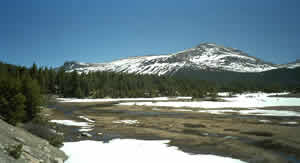
#> input picture 18000.bmp, 300 x 163 px, found by its file name
$ jupyter execute 'Practica_2 (1).ipynb'   (shell and % lines are left out)
#> lines starting #> are read from the running program, lines starting #| are printed output that depends on the picture; after the words box and inside, x2 and y2 are one past the last pixel; in counts of white or black regions, pixels touching at a corner belong together; long printed decimals are rounded
[cell 1]

import cv2
import numpy as np
import matplotlib.pyplot as plt
import imutils

# Funciones

## Extraer puntos

[cell 2]
def Extraer_Puntos(ImgA, ImgB):
    akaze = cv2.AKAZE_create()
    kpts1, desc1 = akaze.detectAndCompute(ImgA, None)
    kpts2, desc2 = akaze.detectAndCompute(ImgB, None)

    matcher = cv2.DescriptorMatcher_create(cv2.DescriptorMatcher_BRUTEFORCE_HAMMING)
    bf = cv2.BFMatcher(cv2.NORM_HAMMING)
    nn_matches = matcher.knnMatch(desc1, desc2, 2)

    good = []
    for m, n in nn_matches:
        if m.distance < 0.1 * n.distance:
            good.append([m])
    #im3 = cv2.drawMatchesKnn(ImgA, kpts1, ImgB, kpts2, good[:600], None, flags=2)
    #cv2.imshow("AKAZE matching", im3)
    #cv2.waitKey(0)

    pointsImgA = np.empty([len(good), 2])
    pointsImgB = np.empty([len(good), 2])

    for i in range(len(good)):
        pointsImgA[i, :] = kpts1[good[i][0].queryIdx].pt
        pointsImgB[i, :] = kpts2[good[i][0].trainIdx].pt

    return pointsImgA[:600], pointsImgB[:600]

## Desplegar imágenes

[cell 3]
def plot_images(*imgs, figsize=(10,5), hide_ticks=False):
    '''Display one or multiple images.'''
    f = plt.figure(figsize=figsize)
    width = np.ceil(np.sqrt(len(imgs))).astype('int')
    height = np.ceil(len(imgs) / width).astype('int')
    for i, img in enumerate(imgs, 1):
        ax = f.add_subplot(height, width, i)
        if hide_ticks:
            ax.axis('off')
        ax.imshow(cv2.cvtColor(img, cv2.COLOR_BGR2RGB))

## Crear Panorama

[cell 4]
def Crear_Figura_Panoramica(ImgA, ImgB, T):
    dim_x = ImgA.shape[0] + ImgB.shape[0]
    dim_y = ImgA.shape[1] + ImgB.shape[1]
    dim = (dim_x, dim_y)

    warped = cv2.warpPerspective(ImgB, T, dim)

    #plot_images(warped)
    comb = warped.copy()

    # combinar las dos imagenes
    comb[0:ImgA.shape[0], 0:ImgA.shape[1]] = ImgA

    # crop (Recortar al tamaño de la imagen de salida)
    gray = cv2.cvtColor(comb, cv2.COLOR_BGR2GRAY)
    thresh = cv2.threshold(gray, 0, 255, cv2.THRESH_BINARY)[1]

    cnts = cv2.findContours(thresh.copy(), cv2.RETR_EXTERNAL, cv2.CHAIN_APPROX_SIMPLE)
    cnts = imutils.grab_contours(cnts)

    c = max(cnts, key=cv2.contourArea)

    (x, y, w, h) = cv2.boundingRect(c)

    comb = comb[y:y + h, x:x + w]
    plot_images(comb)
    plt.show()

## Construir Matriz de transformación

[cell 5]
def Construir_Matriz_Transformacion(x):
    T = np.array([[x[0], x[1], x[2]], [x[3], x[4], x[5]], [x[6], x[7], x[8]]])
    return T

## Cálculo del error

[cell 6]
def Calcular_Errores(pA, ppB):
    ppB = ppB.transpose()
    e = np.sqrt((pA[:, 0] - ppB[:, 0]) ** 2 + (pA[:, 1] - ppB[:, 1]) ** 2)
    return e

## Transformar Puntos

[cell 7]
def Transformar_Puntos(p, T):
    p2 = np.empty([len(p), 2])
    for i in range(len(p)):
        p2[i, :] = p[i]

    P = np.concatenate((p2, np.ones([len(p),1])),1) @ T.transpose()
    pp = np.array([P[:, 0] / P[:, 2], P[:, 1] / P[:, 2]])

    return pp

# Algoritmo

Leer imágenes y extraer puntos de interés

[cell 8]
ImgA = cv2.imread('https://raw.githubusercontent.com/luisbaltazar2020/Seminario-de-IA/main/18000.bmp')
#> ImgA is the input picture: shape (163, 300, 3); mean B, G, R 125.5, 121.1, 101
ImgB = cv2.imread('https://raw.githubusercontent.com/luisbaltazar2020/Seminario-de-IA/main/18001.bmp')
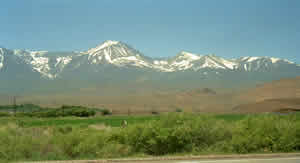
#> input picture 18001.bmp, 300 x 163 px, found by its file name
#> ImgB is the input picture: shape (163, 300, 3); mean B, G, R 119.6, 140.4, 119.1

pA, pB = Extraer_Puntos(ImgA, ImgB)
#> in Extraer_Puntos, `kpts1, desc1 = akaze.detectAndCompute(ImgA, None)`: kpts1 = 139 keypoints; strongest (x, y, size): (134, 66, 8.1), (241, 98, 8.1), (161, 100, 8.1), (213, 98, 5.7)
#> in Extraer_Puntos, `kpts2, desc2 = akaze.detectAndCompute(ImgB, None)`: kpts2 = 40 keypoints; strongest (x, y, size): (230, 64, 8.1), (230, 65, 5.7), (64, 60, 8.1), (66, 60, 5.7)
#> in Extraer_Puntos, `nn_matches = matcher.knnMatch(desc1, desc2, 2)`: nn_matches = 139 matches
#> the loop in Extraer_Puntos, `for m, n in nn_matches:` made 139 passes
#> after the loop in Extraer_Puntos, `for m, n in nn_matches:`: good = []
#> in Extraer_Puntos, `pointsImgA = np.empty([len(good), 2])`: pointsImgA = empty array
#> pA = empty array; pB = empty array

Parámetros

[cell 9]
M = len(pB)
#> M = 0
l = 0.1  # <--- REGULACIÓN

G = 450
N = 78

F = 0.6
CR = 2.1

xl = np.array([-1,-1,-1,-1,-1,-1,-1,-1,-1])
xu = np.array([1,1,1,1,1,1,1,1,1])
D =9

x = np.zeros((D, N))
fitness = np.zeros(N)

fx_plot = np.zeros(G)

Algoritmo de optimización

[cell 10]
for i in range(N):
    x[:, i] = xl + (xu - xl) * np.random.rand(D)

    T = Construir_Matriz_Transformacion(x[:,i])                # <------ Completar argumentos
    ppB = Transformar_Puntos(pB,T)                           # <------ Completar argumentos
    e = Calcular_Errores(pA,ppB)                               # <------ Completar argumentos

    fitness[i] = l * (1/D) * np.sum(x[:,i] ** 2) + np.sum(e)    # <------ Completar fitness
#> after the loop, fitness = 78 values, max 0.0581 at index 49, min 0.00959 at index 48, mean 0.0339

for n in range(G):
    for i in range(N):
        # Mutación

        # Estas dos lineas son de ayuda para seleccionar los vectores r1, r2 y r3 (recordar que deben ser diferentes)
        # necesarios para el cálculo de "v" en Evolución Diferencial
        I = np.random.permutation(N) # Esta línea hace una permutación de N números
        I = np.delete(I, [np.where(I == i)[0][0]]) # Esta linea elimina el elemento i que estemos analizando en esta iteración

        ## ----------- COMPLETAR AQUI ------------------------------------------##
        r1,r2,r3 = I[:3]

        v = x[:,r1]+F*(x[:,r1]-x[:,r2])

        ## ---------------------------------------------------------------------##

        # Recombinación
        u = np.zeros(D)
        k = np.random.randint(D)

        for j in range(D):
            if np.random.rand() <= CR or k == j:
                u[j] = v[j].copy()
            else:
                u[j] = x[j, i].copy()

        # Selección
        T = Construir_Matriz_Transformacion(u)        # <------ Completar argumentos
        ppB = Transformar_Puntos(pB,T)                   # <------ Completar argumentos
        e = Calcular_Errores(pA,ppB)                       # <------ Completar argumentos

        fitness_u = l * (1/D) * np.sum(u ** 2) + np.sum(e)  # <------ Completar fitness

        if fitness_u < fitness[i]:
            x[:, i] = u
            fitness[i] = fitness_u

    fx_plot[n] = np.min(fitness)
#> this loop made 450 passes

igb = np.argmin(fitness)
T = Construir_Matriz_Transformacion(x[:, igb])
print(T)
#| [[-0.2182 -0.02111 -0.01065]
#|  [-0.02048 -0.1015 -0.1425]
#|  [ 0.1347 -0.2031 -0.0999]]
panorama = Crear_Figura_Panoramica(ImgA, ImgB, T)
#> in Crear_Figura_Panoramica, `warped = cv2.warpPerspective(ImgB, T, dim)`:
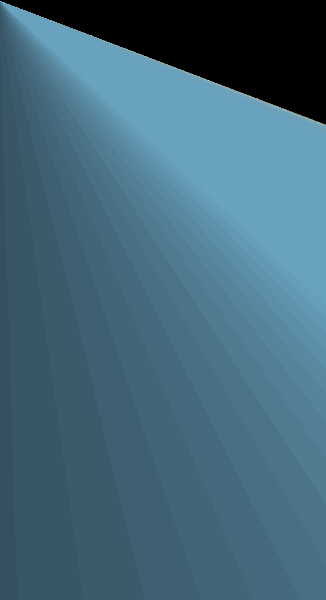
#> warped: shape (600, 326, 3); mean B, G, R 122, 103.7, 67.4
#> in Crear_Figura_Panoramica, `comb[0:ImgA.shape[0], 0:ImgA.shape[1]] = ImgA`:
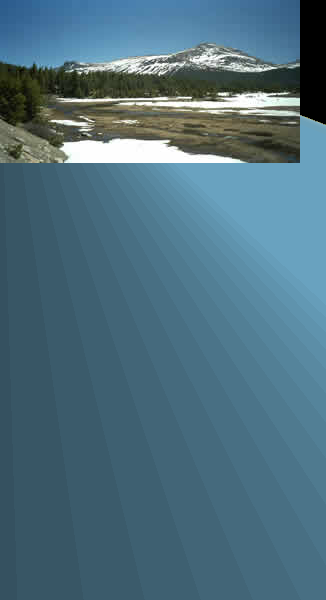
#> comb: shape (600, 326, 3); mean B, G, R 126.7, 111.2, 77.8
#> in Crear_Figura_Panoramica, `gray = cv2.cvtColor(comb, cv2.COLOR_BGR2GRAY)`:
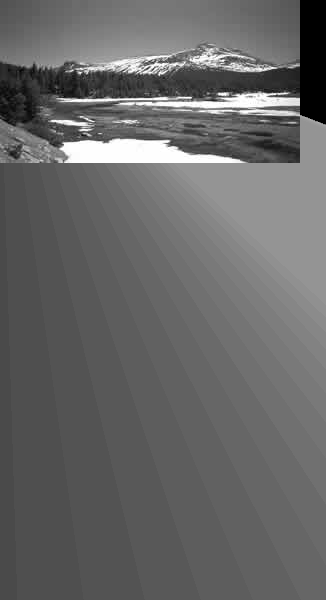
#> gray: shape (600, 326); min 0, max 255, mean 103
#> in Crear_Figura_Panoramica, `thresh = cv2.threshold(gray, 0, 255, cv2.THRESH_BINARY)[1]`:
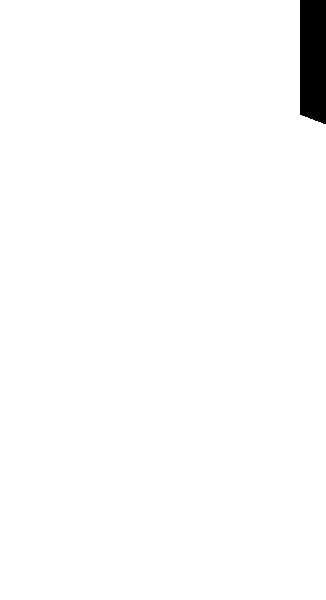
#> thresh: shape (600, 326); 98.4% white; 1 black region, box (x1, y1, x2, y2) and area: (300, 0, 326, 124) 3109

plt.plot(fx_plot)
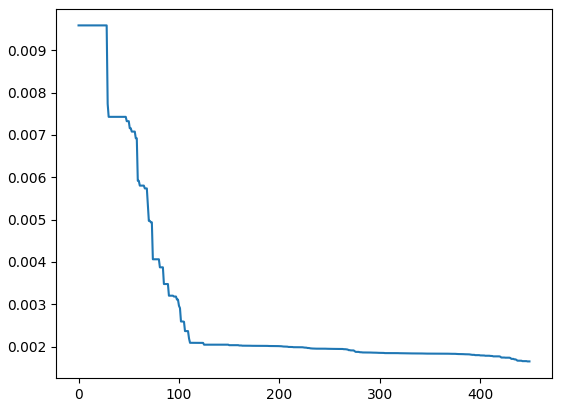
#> figure drawn by matplotlib, 1 panel; curve peaks at x = 0, y = 0.00959
